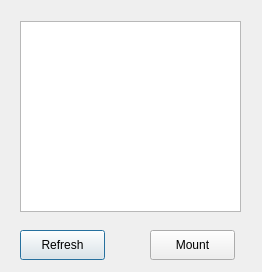
<?xml version="1.0" encoding="UTF-8"?>
<ui version="4.0">
 <class>USBDisplay</class>
 <widget class="QDialog" name="USBDisplay">
  <property name="geometry">
   <rect>
    <x>0</x>
    <y>0</y>
    <width>262</width>
    <height>272</height>
   </rect>
  </property>
  <property name="windowTitle">
   <string>Device Manager</string>
  </property>
  <widget class="QPushButton" name="refreshButton">
   <property name="geometry">
    <rect>
     <x>20</x>
     <y>230</y>
     <width>85</width>
     <height>30</height>
    </rect>
   </property>
   <property name="text">
    <string>Refresh</string>
   </property>
  </widget>
  <widget class="QPushButton" name="mountButton">
   <property name="geometry">
    <rect>
     <x>150</x>
     <y>230</y>
     <width>85</width>
     <height>30</height>
    </rect>
   </property>
   <property name="text">
    <string>Mount</string>
   </property>
  </widget>
  <widget class="QListWidget" name="deviceList">
   <property name="geometry">
    <rect>
     <x>20</x>
     <y>21</y>
     <width>221</width>
     <height>191</height>
    </rect>
   </property>
   <property name="font">
    <font>
     <family>Monospace</family>
    </font>
   </property>
  </widget>
 </widget>
 <resources/>
 <connections/>
</ui>
